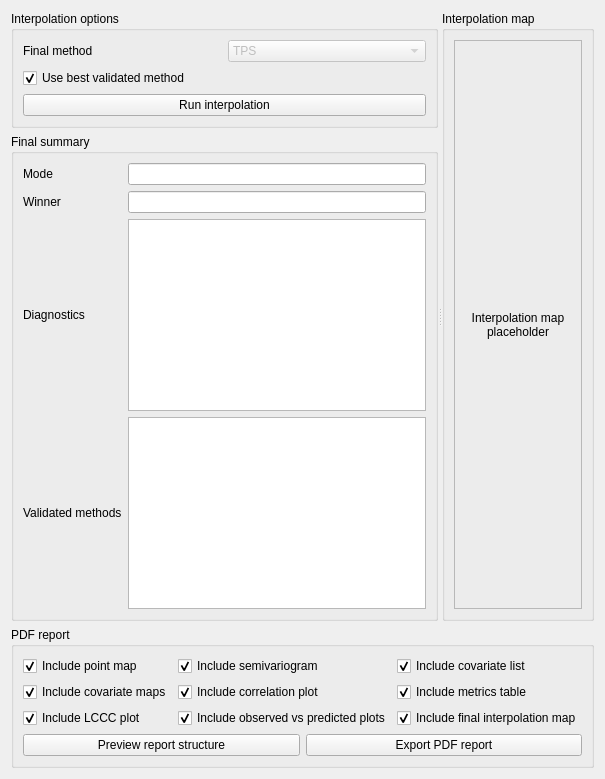
         <widget class="QWidget" name="tabFrameworkInterpolation">
          <attribute name="title">
           <string>Interpolation &amp; Report</string>
          </attribute>
          <layout class="QVBoxLayout" name="verticalLayout_frameworkInterpolation">
           <item>
            <widget class="QSplitter" name="splitterFrameworkFinalTop">
             <property name="orientation">
              <enum>Qt::Horizontal</enum>
             </property>
             <widget class="QWidget" name="pageFrameworkFinalLeft">
              <layout class="QVBoxLayout" name="verticalLayout_frameworkFinalLeft">
               <item>
                <widget class="QGroupBox" name="groupFrameworkInterpolationOptions">
                 <property name="title">
                  <string>Interpolation options</string>
                 </property>
                 <layout class="QGridLayout" name="gridLayout_frameworkInterpolationOptions">
                  <item row="0" column="0">
                   <widget class="QLabel" name="lblFrameworkFinalMethod">
                    <property name="text">
                     <string>Final method</string>
                    </property>
                   </widget>
                  </item>
                  <item row="0" column="1">
                   <widget class="QComboBox" name="cmbFrameworkFinalMethod">
                    <property name="enabled">
                     <bool>false</bool>
                    </property>
                    <item>
                     <property name="text">
                      <string>TPS</string>
                     </property>
                    </item>
                    <item>
                     <property name="text">
                      <string>IDW</string>
                     </property>
                    </item>
                    <item>
                     <property name="text">
                      <string>OK</string>
                     </property>
                    </item>
                    <item>
                     <property name="text">
                      <string>SVM</string>
                     </property>
                    </item>
                    <item>
                     <property name="text">
                      <string>RFE</string>
                     </property>
                    </item>
                    <item>
                     <property name="text">
                      <string>RK</string>
                     </property>
                    </item>
                   </widget>
                  </item>
                  <item row="1" column="0" colspan="2">
                   <widget class="QCheckBox" name="chkFrameworkUseBestMethod">
                    <property name="text">
                     <string>Use best validated method</string>
                    </property>
                    <property name="checked">
                     <bool>true</bool>
                    </property>
                   </widget>
                  </item>
                  <item row="2" column="0" colspan="2">
                   <widget class="QPushButton" name="btnFrameworkRunInterpolation">
                    <property name="text">
                     <string>Run interpolation</string>
                    </property>
                   </widget>
                  </item>
                 </layout>
                </widget>
               </item>
               <item>
                <widget class="QGroupBox" name="groupFrameworkFinalSummary">
                 <property name="title">
                  <string>Final summary</string>
                 </property>
                 <layout class="QGridLayout" name="gridLayout_frameworkFinalSummary">
                  <item row="0" column="0">
                   <widget class="QLabel" name="lblFrameworkSummaryModeTitle">
                    <property name="text">
                     <string>Mode</string>
                    </property>
                   </widget>
                  </item>
                  <item row="0" column="1">
                   <widget class="QLineEdit" name="txtFrameworkSummaryMode">
                    <property name="readOnly">
                     <bool>true</bool>
                    </property>
                   </widget>
                  </item>
                  <item row="1" column="0">
                   <widget class="QLabel" name="lblFrameworkSummaryWinnerTitle">
                    <property name="text">
                     <string>Winner</string>
                    </property>
                   </widget>
                  </item>
                  <item row="1" column="1">
                   <widget class="QLineEdit" name="txtFrameworkSummaryWinner">
                    <property name="readOnly">
                     <bool>true</bool>
                    </property>
                   </widget>
                  </item>
                  <item row="2" column="0">
                   <widget class="QLabel" name="lblFrameworkSummaryDiagnosticsTitle">
                    <property name="text">
                     <string>Diagnostics</string>
                    </property>
                   </widget>
                  </item>
                  <item row="2" column="1">
                   <widget class="QPlainTextEdit" name="txtFrameworkSummaryDiagnostics">
                    <property name="readOnly">
                     <bool>true</bool>
                    </property>
                   </widget>
                  </item>
                  <item row="3" column="0">
                   <widget class="QLabel" name="lblFrameworkSummaryMethodsTitle">
                    <property name="text">
                     <string>Validated methods</string>
                    </property>
                   </widget>
                  </item>
                  <item row="3" column="1">
                   <widget class="QPlainTextEdit" name="txtFrameworkSummaryMethods">
                    <property name="readOnly">
                     <bool>true</bool>
                    </property>
                   </widget>
                  </item>
                 </layout>
                </widget>
               </item>
              </layout>
             </widget>
             <widget class="QWidget" name="pageFrameworkFinalRight">
              <layout class="QVBoxLayout" name="verticalLayout_frameworkFinalRight">
               <item>
                <widget class="QGroupBox" name="groupFrameworkInterpolationMap">
                 <property name="title">
                  <string>Interpolation map</string>
                 </property>
                 <layout class="QVBoxLayout" name="verticalLayout_frameworkInterpolationMap">
                  <item>
                   <widget class="QFrame" name="frameFrameworkInterpolationMap">
                    <property name="frameShape">
                     <enum>QFrame::StyledPanel</enum>
                    </property>
                    <property name="frameShadow">
                     <enum>QFrame::Raised</enum>
                    </property>
                    <layout class="QVBoxLayout" name="verticalLayout_frameFrameworkInterpolationMap">
                     <item>
                      <widget class="QLabel" name="lblFrameworkInterpolationMapPlaceholder">
                       <property name="text">
                        <string>Interpolation map placeholder</string>
                       </property>
                       <property name="alignment">
                        <set>Qt::AlignCenter</set>
                       </property>
                       <property name="wordWrap">
                        <bool>true</bool>
                       </property>
                      </widget>
                     </item>
                    </layout>
                   </widget>
                  </item>
                 </layout>
                </widget>
               </item>
              </layout>
             </widget>
            </widget>
           </item>
           <item>
            <widget class="QGroupBox" name="groupFrameworkReport">
             <property name="title">
              <string>PDF report</string>
             </property>
             <layout class="QGridLayout" name="gridLayout_frameworkReport">
              <item row="0" column="0">
               <widget class="QCheckBox" name="chkFrameworkReportPointMap">
                <property name="text">
                 <string>Include point map</string>
                </property>
                <property name="checked">
                 <bool>true</bool>
                </property>
               </widget>
              </item>
              <item row="0" column="1">
               <widget class="QCheckBox" name="chkFrameworkReportSemivariogram">
                <property name="text">
                 <string>Include semivariogram</string>
                </property>
                <property name="checked">
                 <bool>true</bool>
                </property>
               </widget>
              </item>
              <item row="0" column="2">
               <widget class="QCheckBox" name="chkFrameworkReportCovariates">
                <property name="text">
                 <string>Include covariate list</string>
                </property>
                <property name="checked">
                 <bool>true</bool>
                </property>
               </widget>
              </item>
              <item row="1" column="0">
               <widget class="QCheckBox" name="chkFrameworkReportCovariateMaps">
                <property name="text">
                 <string>Include covariate maps</string>
                </property>
                <property name="checked">
                 <bool>true</bool>
                </property>
               </widget>
              </item>
              <item row="1" column="1">
               <widget class="QCheckBox" name="chkFrameworkReportCorrelationPlot">
                <property name="text">
                 <string>Include correlation plot</string>
                </property>
                <property name="checked">
                 <bool>true</bool>
                </property>
               </widget>
              </item>
              <item row="1" column="2">
               <widget class="QCheckBox" name="chkFrameworkReportMetricsTable">
                <property name="text">
                 <string>Include metrics table</string>
                </property>
                <property name="checked">
                 <bool>true</bool>
                </property>
               </widget>
              </item>
              <item row="2" column="0">
               <widget class="QCheckBox" name="chkFrameworkReportLCCCPlot">
                <property name="text">
                 <string>Include LCCC plot</string>
                </property>
                <property name="checked">
                 <bool>true</bool>
                </property>
               </widget>
              </item>
              <item row="2" column="1">
               <widget class="QCheckBox" name="chkFrameworkReportObsPred">
                <property name="text">
                 <string>Include observed vs predicted plots</string>
                </property>
                <property name="checked">
                 <bool>true</bool>
                </property>
               </widget>
              </item>
              <item row="2" column="2">
               <widget class="QCheckBox" name="chkFrameworkReportFinalMap">
                <property name="text">
                 <string>Include final interpolation map</string>
                </property>
                <property name="checked">
                 <bool>true</bool>
                </property>
               </widget>
              </item>
              <item row="3" column="0" colspan="3">
               <layout class="QHBoxLayout" name="horizontalLayout_frameworkReportButtons">
                <item>
                 <widget class="QPushButton" name="btnFrameworkPreviewReport">
                  <property name="text">
                   <string>Preview report structure</string>
                  </property>
                 </widget>
                </item>
                <item>
                 <widget class="QPushButton" name="btnFrameworkExportPDF">
                  <property name="text">
                   <string>Export PDF report</string>
                  </property>
                 </widget>
                </item>
               </layout>
              </item>
             </layout>
            </widget>
           </item>
          </layout>
         </widget>
